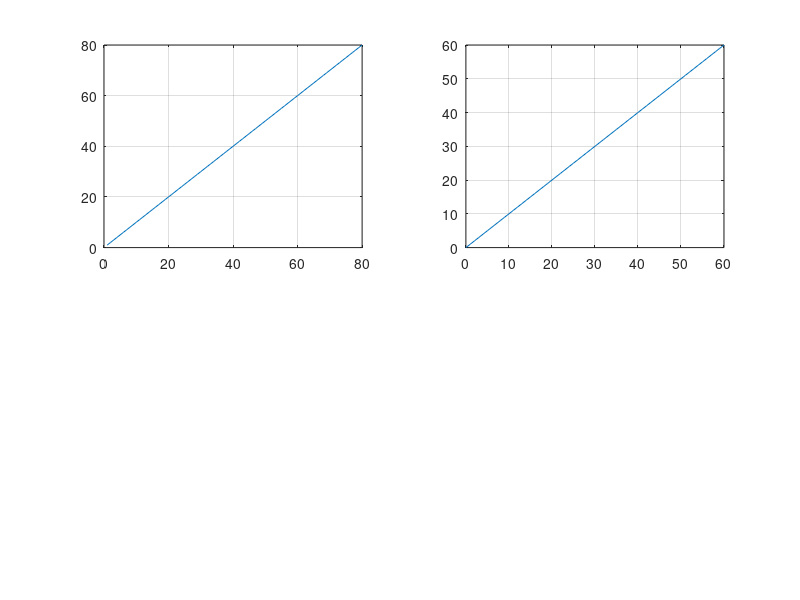

This figure's MATLAB source:
% Normal variable declare and values:
a=5;
m=(3*a)+(2*a^3);

% Range variable declare:
b=0:100;

% Range variable declare with user defined step:
c=0:0.1:1;

% Range vairable in equation:
n=(3.*c)+(2.*c.^2);

% Plotting a points:
x=1:80;
y=1:80;
%plot(x,y)

% Diving output screen using subplot:
subplot(2,2,1);
plot(x,y);
grid;

m=0:60;
n=0:60;

subplot(2,2,2);
plot(m,n);
grid;

% END
